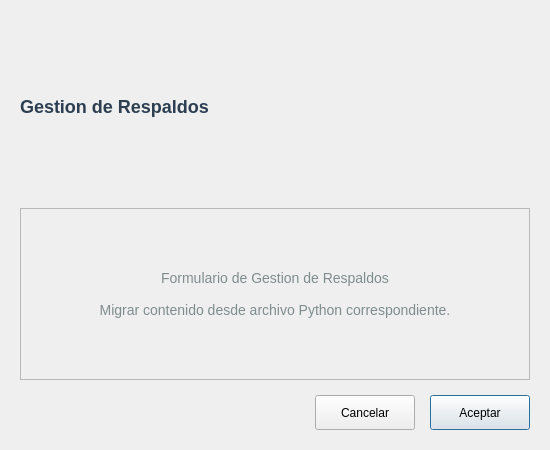
<?xml version="1.0" encoding="UTF-8"?>
<ui version="4.0">
 <class>BackupDialog</class>
 <widget class="QDialog" name="BackupDialog">
  <property name="geometry">
   <rect>
    <x>0</x>
    <y>0</y>
    <width>550</width>
    <height>450</height>
   </rect>
  </property>
  <property name="windowTitle">
   <string>Gestion de Respaldos</string>
  </property>
  <property name="modal">
   <bool>true</bool>
  </property>
  <layout class="QVBoxLayout" name="mainLayout">
   <property name="spacing">
    <number>15</number>
   </property>
   <property name="leftMargin">
    <number>20</number>
   </property>
   <property name="topMargin">
    <number>20</number>
   </property>
   <property name="rightMargin">
    <number>20</number>
   </property>
   <property name="bottomMargin">
    <number>20</number>
   </property>
   
   <item>
    <widget class="QLabel" name="lblTitle">
     <property name="text">
      <string>Gestion de Respaldos</string>
     </property>
     <property name="styleSheet">
      <string>font-size: 18px; font-weight: bold; color: #2c3e50;</string>
     </property>
    </widget>
   </item>
   
   <item>
    <widget class="QFrame" name="frameContent">
     <property name="frameShape">
      <enum>QFrame::StyledPanel</enum>
     </property>
     <layout class="QVBoxLayout" name="contentLayout">
      <item>
       <widget class="QLabel" name="lblPlaceholder">
        <property name="text">
         <string>Formulario de Gestion de Respaldos

Migrar contenido desde archivo Python correspondiente.</string>
        </property>
        <property name="alignment">
         <set>Qt::AlignCenter</set>
        </property>
        <property name="styleSheet">
         <string>color: #7f8c8d; font-size: 14px; padding: 20px;</string>
        </property>
       </widget>
      </item>
     </layout>
    </widget>
   </item>
   
   <item>
    <layout class="QHBoxLayout" name="buttonLayout">
     <item>
      <spacer name="buttonSpacer">
       <property name="orientation">
        <enum>Qt::Horizontal</enum>
       </property>
       <property name="sizeHint" stdset="0">
        <size>
         <width>40</width>
         <height>20</height>
        </size>
       </property>
      </spacer>
     </item>
     <item>
      <widget class="QPushButton" name="btnCancel">
       <property name="text">
        <string>Cancelar</string>
       </property>
       <property name="minimumSize">
        <size>
         <width>100</width>
         <height>35</height>
        </size>
       </property>
      </widget>
     </item>
     <item>
      <widget class="QPushButton" name="btnAccept">
       <property name="text">
        <string>Aceptar</string>
       </property>
       <property name="default">
        <bool>true</bool>
       </property>
       <property name="minimumSize">
        <size>
         <width>100</width>
         <height>35</height>
        </size>
       </property>
      </widget>
     </item>
    </layout>
   </item>
  </layout>
 </widget>
 
 <resources/>
 <connections>
  <connection>
   <sender>btnCancel</sender>
   <signal>clicked()</signal>
   <receiver>BackupDialog</receiver>
   <slot>reject()</slot>
  </connection>
 </connections>
</ui>
